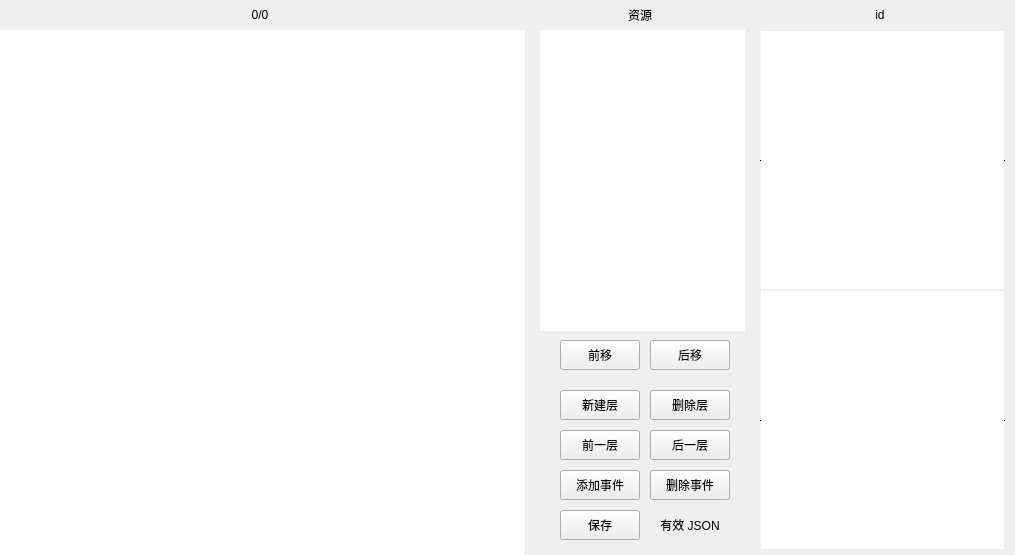
<?xml version="1.0" encoding="UTF-8"?>
<ui version="4.0">
 <class>MapWindow</class>
 <widget class="QMainWindow" name="MapWindow">
  <property name="geometry">
   <rect>
    <x>0</x>
    <y>0</y>
    <width>1015</width>
    <height>555</height>
   </rect>
  </property>
  <property name="minimumSize">
   <size>
    <width>1015</width>
    <height>555</height>
   </size>
  </property>
  <property name="maximumSize">
   <size>
    <width>1015</width>
    <height>555</height>
   </size>
  </property>
  <property name="windowTitle">
   <string>地图编辑器</string>
  </property>
  <property name="autoFillBackground">
   <bool>false</bool>
  </property>
  <widget class="QWidget" name="centralwidget">
   <widget class="QPushButton" name="prevButton">
    <property name="geometry">
     <rect>
      <x>560</x>
      <y>430</y>
      <width>80</width>
      <height>30</height>
     </rect>
    </property>
    <property name="text">
     <string>前一层</string>
    </property>
   </widget>
   <widget class="QPushButton" name="nextButton">
    <property name="geometry">
     <rect>
      <x>650</x>
      <y>430</y>
      <width>80</width>
      <height>30</height>
     </rect>
    </property>
    <property name="text">
     <string>后一层</string>
    </property>
   </widget>
   <widget class="QListWidget" name="listWidget">
    <property name="geometry">
     <rect>
      <x>540</x>
      <y>30</y>
      <width>205</width>
      <height>301</height>
     </rect>
    </property>
    <property name="styleSheet">
     <string notr="true">QScrollBar{width:0;height:0}</string>
    </property>
    <property name="frameShape">
     <enum>QFrame::NoFrame</enum>
    </property>
    <property name="verticalScrollBarPolicy">
     <enum>Qt::ScrollBarAlwaysOff</enum>
    </property>
    <property name="horizontalScrollBarPolicy">
     <enum>Qt::ScrollBarAlwaysOff</enum>
    </property>
    <property name="dragDropMode">
     <enum>QAbstractItemView::NoDragDrop</enum>
    </property>
   </widget>
   <widget class="QLabel" name="label">
    <property name="geometry">
     <rect>
      <x>230</x>
      <y>0</y>
      <width>60</width>
      <height>30</height>
     </rect>
    </property>
    <property name="text">
     <string>0/0</string>
    </property>
    <property name="alignment">
     <set>Qt::AlignCenter</set>
    </property>
   </widget>
   <widget class="QPushButton" name="newButton">
    <property name="geometry">
     <rect>
      <x>560</x>
      <y>390</y>
      <width>80</width>
      <height>30</height>
     </rect>
    </property>
    <property name="text">
     <string>新建层</string>
    </property>
   </widget>
   <widget class="QPushButton" name="deleteButton">
    <property name="geometry">
     <rect>
      <x>650</x>
      <y>390</y>
      <width>80</width>
      <height>30</height>
     </rect>
    </property>
    <property name="text">
     <string>删除层</string>
    </property>
   </widget>
   <widget class="QPushButton" name="saveButton">
    <property name="geometry">
     <rect>
      <x>560</x>
      <y>510</y>
      <width>80</width>
      <height>30</height>
     </rect>
    </property>
    <property name="text">
     <string>保存</string>
    </property>
   </widget>
   <widget class="QListWidget" name="mapWidget">
    <property name="geometry">
     <rect>
      <x>0</x>
      <y>30</y>
      <width>525</width>
      <height>525</height>
     </rect>
    </property>
    <property name="styleSheet">
     <string notr="true">QScrollBar{width:0;height:0}</string>
    </property>
    <property name="frameShape">
     <enum>QFrame::NoFrame</enum>
    </property>
    <property name="lineWidth">
     <number>0</number>
    </property>
    <property name="verticalScrollBarPolicy">
     <enum>Qt::ScrollBarAlwaysOff</enum>
    </property>
    <property name="horizontalScrollBarPolicy">
     <enum>Qt::ScrollBarAlwaysOff</enum>
    </property>
    <property name="autoScroll">
     <bool>false</bool>
    </property>
    <property name="autoScrollMargin">
     <number>0</number>
    </property>
    <property name="showDropIndicator" stdset="0">
     <bool>false</bool>
    </property>
    <property name="dragDropMode">
     <enum>QAbstractItemView::NoDragDrop</enum>
    </property>
   </widget>
   <widget class="QPushButton" name="prevButton_2">
    <property name="geometry">
     <rect>
      <x>560</x>
      <y>340</y>
      <width>80</width>
      <height>30</height>
     </rect>
    </property>
    <property name="text">
     <string>前移</string>
    </property>
   </widget>
   <widget class="QPushButton" name="nextButton_2">
    <property name="geometry">
     <rect>
      <x>650</x>
      <y>340</y>
      <width>80</width>
      <height>30</height>
     </rect>
    </property>
    <property name="text">
     <string>后移</string>
    </property>
   </widget>
   <widget class="QLabel" name="label_3">
    <property name="geometry">
     <rect>
      <x>590</x>
      <y>0</y>
      <width>100</width>
      <height>30</height>
     </rect>
    </property>
    <property name="text">
     <string>资源</string>
    </property>
    <property name="alignment">
     <set>Qt::AlignCenter</set>
    </property>
   </widget>
   <widget class="QTextEdit" name="attrEdit">
    <property name="geometry">
     <rect>
      <x>760</x>
      <y>30</y>
      <width>245</width>
      <height>260</height>
     </rect>
    </property>
    <property name="frameShape">
     <enum>QFrame::HLine</enum>
    </property>
    <property name="frameShadow">
     <enum>QFrame::Plain</enum>
    </property>
   </widget>
   <widget class="QTextEdit" name="eventEdit">
    <property name="geometry">
     <rect>
      <x>760</x>
      <y>290</y>
      <width>245</width>
      <height>260</height>
     </rect>
    </property>
    <property name="frameShape">
     <enum>QFrame::HLine</enum>
    </property>
    <property name="frameShadow">
     <enum>QFrame::Plain</enum>
    </property>
   </widget>
   <widget class="QLabel" name="tipLabel">
    <property name="geometry">
     <rect>
      <x>640</x>
      <y>510</y>
      <width>100</width>
      <height>30</height>
     </rect>
    </property>
    <property name="text">
     <string>有效 JSON</string>
    </property>
    <property name="alignment">
     <set>Qt::AlignCenter</set>
    </property>
   </widget>
   <widget class="QPushButton" name="eventButton">
    <property name="geometry">
     <rect>
      <x>560</x>
      <y>470</y>
      <width>80</width>
      <height>30</height>
     </rect>
    </property>
    <property name="text">
     <string>添加事件</string>
    </property>
   </widget>
   <widget class="QLabel" name="idLabel">
    <property name="geometry">
     <rect>
      <x>830</x>
      <y>0</y>
      <width>100</width>
      <height>30</height>
     </rect>
    </property>
    <property name="text">
     <string>id</string>
    </property>
    <property name="alignment">
     <set>Qt::AlignCenter</set>
    </property>
   </widget>
   <widget class="QPushButton" name="delEventButton">
    <property name="geometry">
     <rect>
      <x>650</x>
      <y>470</y>
      <width>80</width>
      <height>30</height>
     </rect>
    </property>
    <property name="text">
     <string>删除事件</string>
    </property>
   </widget>
  </widget>
 </widget>
 <resources/>
 <connections/>
</ui>
